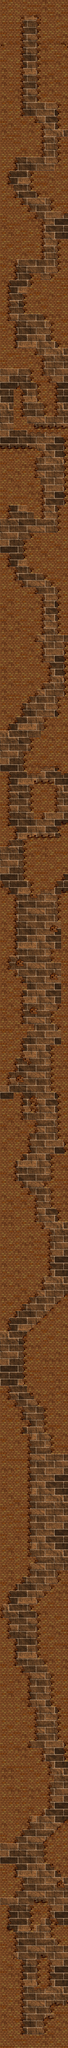

Rendered tile map (Tiled .tmx) drawn with the repository's tilesets; below, a short description and the map source with its tile grids summarised:
An orthogonal 10x300 tile map with 32x32 px tiles, 5 tile layers (background, bg1, bg2, cover1, ...), 3 tilesets and 40 objects.

<map version="1.0" orientation="orthogonal" width="10" height="300" tilewidth="32" tileheight="32" backgroundcolor="#000000">
 <properties>
  <property name="Time" value="120" />
 </properties>
 <tileset firstgid="1" name="terrain" tilewidth="32" tileheight="32">
  <image source="terrain.png" width="672" height="736" />
 </tileset>
 <tileset firstgid="484" name="bg1" tilewidth="32" tileheight="32">
  <image source="stone.png" width="320" height="320" />
 </tileset>
 <tileset firstgid="584" name="gb2" tilewidth="32" tileheight="32">
  <image source="bricks.png" width="256" height="256" />
 </tileset>
 <layer name="background" width="10" height="300">
  <data>[3000 cells, 3000 non-empty, 64 distinct tile ids]</data>
 </layer>
 <layer name="bg1" width="10" height="300">
  <data>[3000 cells, 1989 non-empty, 15 distinct tile ids]</data>
 </layer>
 <layer name="bg2" width="10" height="300">
  <data>[3000 cells, 55 non-empty, 11 distinct tile ids]</data>
 </layer>
 <layer name="cover1" width="10" height="300">
  <data>[3000 cells, 30 non-empty, 8 distinct tile ids]</data>
 </layer>
 <layer name="cover2" width="10" height="300">
  <data>[3000 cells, 0 non-empty, 0 distinct tile ids]</data>
 </layer>
 <objectgroup name="obstacles" width="10" height="300">
  <object x="1" y="9537">
   <polyline points="0,0 318,0" />
  </object>
  <object x="106" y="8" width="75" height="74">
   <properties>
    <property name="EXIT" value="" />
   </properties>
   <ellipse />
  </object>
  <object x="146" y="9543" width="28" height="27">
   <properties>
    <property name="START" value="" />
   </properties>
   <ellipse />
  </object>
  <object x="180" y="3">
   <polyline points="0,0 15,165 141,165 141,-2 0,-2" />
  </object>
  <object x="6" y="7">
   <polyline points="-6,-5 -6,160 87,160 102,-6 -5,-7" />
  </object>
  <object x="105" y="9534">
   <polyline points="0,0 0,-348 -35,-361 -37,-384 -20,-392 -30,-490 -64,-495 -57,-544 -60,-605 -106,-604" />
  </object>
  <object x="163" y="9323">
   <polyline points="0,0 16,-21 15,-139 61,-144 70,-131 70,-17 45,0 1,1" />
  </object>
  <object x="208" y="9533">
   <polyline points="0,0 1,-69 46,-70 49,-97 33,-102 30,-131 113,-134" />
  </object>
  <object x="319" y="9121">
   <polyline points="0,0 -50,-3 -53,-32 -80,-32 -84,-90 -82,-128 -44,-124 -44,-98 -1,-96" />
  </object>
  <object x="160" y="9055">
   <polyline points="0,0 1,-31 31,-29 33,-60 77,-63 74,-140 6,-143 -2,-126 -22,-126 -17,-3 -1,-1" />
  </object>
  <object x="0" y="8897">
   <polyline points="0,0 75,2 77,-31 112,-38 108,-95 72,-97 75,-156 0,-157" />
  </object>
  <object x="317" y="8800">
   <polyline points="0,0 -34,-3 -32,-29 -63,-30 -75,-54 -107,-61 -110,-161 1,-267" />
  </object>
  <object x="-1" y="8641">
   <polyline points="0,0 77,1 75,-35 118,-61 142,-110 146,-130 205,-132 209,-159 230,-166 238,-289 253,-294 256,-319 238,-326 233,-380 204,-384 204,-446 141,-449 144,-480 172,-486 168,-639 138,-641 136,-800 105,-800 106,-825 70,-835 69,-956 37,-962 38,-1053 -2,-1053" />
  </object>
  <object x="-1" y="7530">
   <polyline points="0,0 32,-5 46,-73 82,-84 79,-112 115,-133 144,-202 169,-204 172,-232 140,-233 135,-805 107,-813 107,-840 134,-848 139,-876 106,-875 107,-936 78,-940 74,-967 43,-972 40,-1033 1,-1034" />
  </object>
  <object x="320" y="6814">
   <polyline points="0,0 -77,2 -81,-90 -113,-98 -112,-226 -142,-223 -140,-256 -188,-291 -191,-329 -207,-329 -206,-392 -204,-553 1,-750" />
  </object>
  <object x="0" y="6238">
   <polyline points="0,0 41,-1 38,-41 46,-67 73,-67 204,-207 205,-250 237,-264 232,-476 200,-481 202,-506 169,-513 165,-644 140,-648 140,-666 110,-673 103,-700 76,-706 78,-794 143,-847 141,-924 173,-932 168,-989 104,-994 107,-1120 65,-1117 64,-1089 0,-1086" />
  </object>
  <object x="142" y="5215">
   <polyline points="0,0 1,-77 27,-76 33,-8 0,4" />
  </object>
  <object x="319" y="5725">
   <polyline points="0,0 -48,1 -44,-42 -74,-65 -77,-153 -107,-163 -110,-186 -77,-196 -83,-317 1,-319" />
  </object>
  <object x="319" y="5345">
   <polyline points="0,0 -48,-3 -48,-212 -78,-234 -78,-443 -30,-447 -29,-529 -58,-545 -76,-561 -78,-603 -46,-613 -44,-636 -31,-639 -30,-837 -75,-838 -80,-895 -30,-896 -32,-1027 -38,-1035 -42,-1149 -28,-1161 5,-1165" />
  </object>
  <object x="320" y="4094">
   <polyline points="0,0 -17,6 -18,34 -47,40 -58,64 -120,82 -165,113 -181,42 -204,28 -205,-154 -180,-166 -33,-170 -42,-188 -45,-221 2,-244" />
  </object>
  <object x="-1" y="5089">
   <polyline points="0,0 41,-5 46,-63 79,-74 79,-125 110,-137 109,-218 131,-231 134,-260 160,-258 160,-286 109,-291 107,-453 130,-454 129,-482 102,-488 97,-507 64,-540 42,-547 46,-602 79,-614 76,-891 46,-897 42,-926 18,-930 2,-965" />
  </object>
  <object x="3" y="3967">
   <polyline points="0,0 36,-3 42,-31 69,-33 67,-91 37,-96 37,-349 -2,-348" />
  </object>
  <object x="163" y="3835">
   <polyline points="0,0 -4,-32 -19,-33 -21,-148 1,-166 96,-167 99,-28 45,-26 39,0 1,4" />
  </object>
  <object x="319" y="3627">
   <polyline points="0,0 -25,4 -45,-27 -117,-33 -127,-5 -189,1 -193,-20 -208,-22 -208,-101 -174,-104 -177,-168 -124,-174 -112,-263 -47,-268 -45,-358 -11,-364 -8,-617 4,-618" />
  </object>
  <object x="-1" y="3425">
   <polyline points="0,0 42,-6 44,-34 79,-38 80,-64 105,-68 112,-123 141,-133 146,-156 172,-158 173,-190 208,-194 204,-223 235,-236 236,-318 200,-323 202,-420 169,-416 170,-445 205,-452 201,-638 169,-646 170,-667 108,-676 110,-699 74,-708 73,-767 40,-768 44,-831 1,-832" />
  </object>
  <object x="318" y="2976">
   <polyline points="0,0 -42,-6 -41,-214 -105,-264 -117,-289 -165,-291 -197,-351 -201,-444 -166,-459 -167,-479 -40,-480 -41,-605 -12,-611 -2,-612" />
  </object>
  <object x="3" y="2431">
   <polyline points="0,0 41,-2 43,-64 125,-63 129,-36 156,-31 161,3 199,1 199,-157 186,-189 161,-197 165,-284 205,-294 204,-314 164,-329 -2,-330" />
  </object>
  <object x="317" y="2068">
   <polyline points="0,0 -32,-43 -187,-41 -191,-56 -249,-55 -250,-248 -233,-252 -207,-236 -211,-118 -189,-110 -185,-85 -157,-79 -153,-63 5,-64" />
  </object>
  <object x="1" y="1725">
   <polyline points="0,0 145,2 151,65 179,74 182,161 208,171 210,220 263,226 263,67 232,65 231,38 202,35 203,-56 169,-62 167,-88 73,-93 71,-220 42,-221 41,-408 71,-413 73,-509 200,-512 199,-697 176,-700 166,-731 141,-735 133,-763 111,-768 100,-794 71,-798 62,-858 42,-862 41,-923 76,-931 75,-991 197,-993 202,-1148 168,-1149 167,-1179 104,-1182 96,-1555" />
  </object>
  <object x="192" y="176">
   <polyline points="-2,3 -6,289 84,309 86,420 130,430" />
  </object>
  <object x="320" y="643">
   <polyline points="0,0 -49,2 -40,124 -61,126 -60,154 -172,162 -170,252 -142,258 -139,280 -83,287 -76,344 -32,346 -25,363 0,364" />
  </object>
  <object x="321" y="1119">
   <polyline points="0,0 -46,3 -45,154 -82,163 -80,193 -127,195 -131,164 -179,165 -171,220 -191,227 -191,254 -207,257 -203,352 -121,351 -106,380 -79,379 -76,472 -38,508 1,509" />
  </object>
  <object x="244" y="4339" width="29" height="30">
   <ellipse />
  </object>
  <object x="80" y="4499" width="29" height="30">
   <ellipse />
  </object>
  <object x="238" y="4559" width="35" height="37">
   <ellipse />
  </object>
  <object x="145" y="4722" width="34" height="33">
   <ellipse />
  </object>
  <object x="78" y="5041" width="31" height="30">
   <ellipse />
  </object>
  <object x="113" y="4963" width="29" height="20">
   <ellipse />
  </object>
  <object x="318" y="7361">
   <polyline points="0,0 -52,2 -47,61 -79,68 -79,96 -115,102 -123,123 -150,163 -167,163 -164,185 -137,202 -136,409 -98,445 -87,478 -74,491 -75,635 -45,651 -36,797 -13,805 -11,891 0,898" />
  </object>
  <object x="272" y="8818" width="31" height="31">
   <ellipse />
  </object>
 </objectgroup>
</map>
